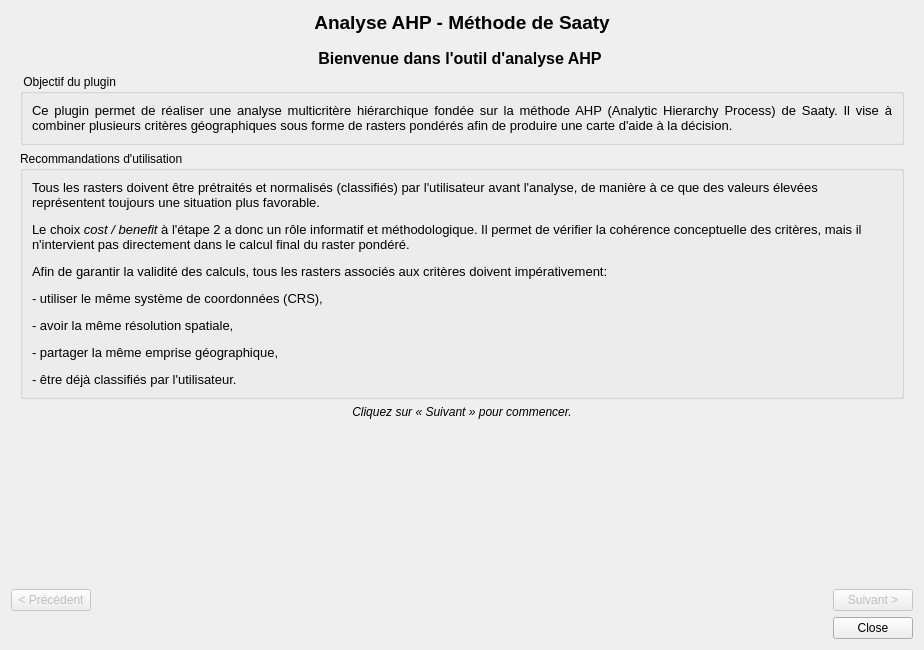
<?xml version="1.0" encoding="UTF-8"?>
<ui version="4.0">
 <class>AhpAnalysisDialogBase</class>
 <widget class="QDialog" name="AhpAnalysisDialogBase">
  <property name="geometry">
   <rect>
    <x>0</x>
    <y>0</y>
    <width>924</width>
    <height>650</height>
   </rect>
  </property>
  <property name="windowTitle">
   <string>Analyse Multicritère Hiérarchique (AHP)</string>
  </property>
  <layout class="QVBoxLayout" name="verticalLayout">
   <item>
    <widget class="QLabel" name="titleLabel">
     <property name="text">
      <string>&lt;html&gt;&lt;head/&gt;&lt;body&gt;&lt;p&gt;&lt;span style=" font-size:14pt; font-weight:600;"&gt;Analyse AHP - Méthode de Saaty&lt;/span&gt;&lt;/p&gt;&lt;/body&gt;&lt;/html&gt;</string>
     </property>
     <property name="alignment">
      <set>Qt::AlignCenter</set>
     </property>
    </widget>
   </item>
   <item>
    <widget class="QStackedWidget" name="stackedWidget">
     <property name="currentIndex">
      <number>0</number>
     </property>
     <widget class="QWidget" name="page0">
      <layout class="QVBoxLayout" name="page0Layout">
       <item>
        <widget class="QLabel" name="page0Title">
         <property name="text">
          <string>&lt;html&gt;&lt;head/&gt;&lt;body&gt;
          &lt;p align="center"&gt;
          &lt;span style=" font-size:12pt; font-weight:600;"&gt;
          Bienvenue dans l'outil d'analyse AHP
          &lt;/span&gt;
          &lt;/p&gt;
          &lt;/body&gt;&lt;/html&gt;</string>
         </property>
         <property name="alignment">
          <set>Qt::AlignCenter</set>
         </property>
        </widget>
       </item>
       <item>
        <widget class="QGroupBox" name="groupObjective">
         <property name="title">
          <string> Objectif du plugin</string>
         </property>
         <layout class="QVBoxLayout" name="groupObjectiveLayout">
          <item>
           <widget class="QLabel" name="objectiveLabel">
            <property name="text">
             <string>&lt;html&gt;&lt;head/&gt;&lt;body&gt;&lt;p align="justify"&gt;&lt;span style=" font-size:10pt;"&gt;Ce plugin permet de réaliser une analyse multicritère hiérarchique fondée sur la méthode AHP (Analytic Hierarchy Process) de Saaty. Il vise à combiner plusieurs critères géographiques sous forme de rasters pondérés afin de produire une carte d'aide à la décision.&lt;/span&gt;&lt;/p&gt;&lt;/body&gt;&lt;/html&gt;</string>
            </property>
            <property name="wordWrap">
             <bool>true</bool>
            </property>
           </widget>
          </item>
         </layout>
        </widget>
       </item>
       <item>
        <widget class="QGroupBox" name="groupPrerequisites">
         <property name="mouseTracking">
          <bool>false</bool>
         </property>
         <property name="autoFillBackground">
          <bool>false</bool>
         </property>
         <property name="title">
          <string>Recommandations d'utilisation</string>
         </property>
         <property name="flat">
          <bool>false</bool>
         </property>
         <layout class="QVBoxLayout" name="groupPrerequisitesLayout">
          <item>
           <widget class="QLabel" name="prereqLabel">
            <property name="text">
             <string>&lt;html&gt;&lt;head/&gt;&lt;body&gt;&lt;p&gt;&lt;span style=" font-size:10pt;"&gt;Tous les rasters doivent être prétraités et normalisés (classifiés) par l'utilisateur avant l'analyse, de manière à ce que des valeurs élevées représentent toujours une situation plus favorable.&lt;/span&gt;&lt;/p&gt;&lt;p&gt;&lt;span style=" font-size:10pt;"&gt;Le choix &lt;/span&gt;&lt;span style=" font-size:10pt; font-style:italic;"&gt;cost / benefit&lt;/span&gt;&lt;span style=" font-size:10pt;"&gt; à l'étape 2 a donc un rôle informatif et méthodologique. Il permet de vérifier la cohérence conceptuelle des critères, mais il n'intervient pas directement dans le calcul final du raster pondéré.&lt;/span&gt;&lt;/p&gt;&lt;p&gt;&lt;span style=" font-size:10pt;"&gt;Afin de garantir la validité des calculs, tous les rasters associés aux critères doivent impérativement:&lt;/span&gt;&lt;/p&gt;&lt;p&gt;&lt;span style=" font-size:10pt;"&gt;- utiliser le même système de coordonnées (CRS),&lt;/span&gt;&lt;/p&gt;&lt;p&gt;&lt;span style=" font-size:10pt;"&gt;- avoir la même résolution spatiale,&lt;/span&gt;&lt;/p&gt;&lt;p&gt;&lt;span style=" font-size:10pt;"&gt;- partager la même emprise géographique,&lt;/span&gt;&lt;/p&gt;&lt;p&gt;&lt;span style=" font-size:10pt;"&gt;- être déjà classifiés par l'utilisateur.&lt;/span&gt;&lt;/p&gt;&lt;/body&gt;&lt;/html&gt;</string>
            </property>
            <property name="wordWrap">
             <bool>true</bool>
            </property>
           </widget>
          </item>
         </layout>
        </widget>
       </item>
       <item>
        <widget class="QLabel" name="page0Footer">
         <property name="text">
          <string>&lt;html&gt;&lt;head/&gt;&lt;body&gt;&lt;p&gt;&lt;span style=" font-style:italic;"&gt;Cliquez sur « Suivant » pour commencer.&lt;/span&gt;&lt;/p&gt;&lt;/body&gt;&lt;/html&gt;</string>
         </property>
         <property name="alignment">
          <set>Qt::AlignCenter</set>
         </property>
        </widget>
       </item>
       <item>
        <spacer name="page0Spacer">
         <property name="orientation">
          <enum>Qt::Vertical</enum>
         </property>
         <property name="sizeHint" stdset="0">
          <size>
           <width>20</width>
           <height>40</height>
          </size>
         </property>
        </spacer>
       </item>
      </layout>
     </widget>
     <widget class="QWidget" name="page1">
      <layout class="QVBoxLayout" name="page1Layout">
       <item>
        <widget class="QLabel" name="page1Title">
         <property name="text">
          <string>&lt;html&gt;&lt;head/&gt;&lt;body&gt;&lt;p&gt;&lt;span style=" font-size:12pt; font-weight:600;"&gt;Étape 1/4 : Définition des critères&lt;/span&gt;&lt;/p&gt;&lt;/body&gt;&lt;/html&gt;</string>
         </property>
        </widget>
       </item>
       <item>
        <widget class="QLabel" name="page1Description">
         <property name="text">
          <string>Définissez les critères qui seront utilisés pour l'analyse multicritère.</string>
         </property>
         <property name="wordWrap">
          <bool>true</bool>
         </property>
        </widget>
       </item>
       <item>
        <widget class="QTableWidget" name="criteriaTable">
         <property name="columnCount">
          <number>1</number>
         </property>
         <column>
          <property name="text">
           <string>Critère</string>
          </property>
         </column>
        </widget>
       </item>
       <item>
        <layout class="QHBoxLayout" name="page1ButtonsLayout">
         <item>
          <widget class="QPushButton" name="addCriterionBtn">
           <property name="text">
            <string>Ajouter Critère</string>
           </property>
          </widget>
         </item>
         <item>
          <widget class="QPushButton" name="removeCriterionBtn">
           <property name="text">
            <string>Supprimer Sélection</string>
           </property>
          </widget>
         </item>
         <item>
          <widget class="QPushButton" name="clearCriteriaBtn">
           <property name="text">
            <string>Effacer Tout</string>
           </property>
          </widget>
         </item>
         <item>
          <spacer name="horizontalSpacer1">
           <property name="orientation">
            <enum>Qt::Horizontal</enum>
           </property>
           <property name="sizeHint" stdset="0">
            <size>
             <width>40</width>
             <height>20</height>
            </size>
           </property>
          </spacer>
         </item>
         <item>
          <widget class="QPushButton" name="validateCriteriaBtn">
           <property name="styleSheet">
            <string notr="true">background-color: #4CAF50; color: white; font-weight: bold;</string>
           </property>
           <property name="text">
            <string>Valider les Critères</string>
           </property>
          </widget>
         </item>
        </layout>
       </item>
       <item>
        <widget class="QLabel" name="page1StatusLabel">
         <property name="styleSheet">
          <string notr="true">color: red; font-weight: bold;</string>
         </property>
         <property name="text">
          <string/>
         </property>
        </widget>
       </item>
      </layout>
     </widget>
     <widget class="QWidget" name="page2">
      <layout class="QVBoxLayout" name="page2Layout">
       <item>
        <widget class="QLabel" name="page2Title">
         <property name="text">
          <string>&lt;html&gt;&lt;head/&gt;&lt;body&gt;&lt;p&gt;&lt;span style=" font-size:12pt; font-weight:600;"&gt;Étape 2/4 : Assignation des rasters aux critères&lt;/span&gt;&lt;/p&gt;&lt;/body&gt;&lt;/html&gt;</string>
         </property>
        </widget>
       </item>
       <item>
        <widget class="QLabel" name="page2Description">
         <property name="text">
          <string>&lt;html&gt;&lt;head/&gt;&lt;body&gt;&lt;p&gt;Associez un raster à chaque critère.&lt;span style=" font-weight:600;"/&gt;Tous les rasters doivent avoir le même CRS, résolution et emprise.&lt;/p&gt;&lt;/body&gt;&lt;/html&gt;</string>
         </property>
         <property name="wordWrap">
          <bool>true</bool>
         </property>
        </widget>
       </item>
       <item>
        <widget class="QTableWidget" name="rasterAssignmentTable">
         <property name="columnCount">
          <number>4</number>
         </property>
         <column>
          <property name="text">
           <string>Critère</string>
          </property>
         </column>
         <column>
          <property name="text">
           <string>Raster</string>
          </property>
         </column>
         <column>
          <property name="text">
           <string>Type</string>
          </property>
         </column>
         <column>
          <property name="text">
           <string>Statut</string>
          </property>
         </column>
        </widget>
       </item>
       <item>
        <widget class="QLabel" name="page2StatusLabel">
         <property name="styleSheet">
          <string notr="true">color: red; font-weight: bold;</string>
         </property>
         <property name="text">
          <string/>
         </property>
        </widget>
       </item>
      </layout>
     </widget>
     <widget class="QWidget" name="page3">
      <layout class="QVBoxLayout" name="page3Layout">
       <item>
        <widget class="QLabel" name="page3Title">
         <property name="text">
          <string>&lt;html&gt;&lt;head/&gt;&lt;body&gt;&lt;p&gt;&lt;span style=" font-size:12pt; font-weight:600;"&gt;Étape 3/4 : Matrice de comparaison pair-à-pair (Échelle de Saaty)&lt;/span&gt;&lt;/p&gt;&lt;/body&gt;&lt;/html&gt;</string>
         </property>
        </widget>
       </item>
       <item>
        <widget class="QLabel" name="page3Description">
         <property name="text">
          <string>Comparez l'importance relative de chaque paire de critères. Échelle : 1 (égal) à 9 (extrêmement plus important). La partie inférieure est calculée automatiquement.</string>
         </property>
         <property name="wordWrap">
          <bool>true</bool>
         </property>
        </widget>
       </item>
       <item>
        <widget class="QTableWidget" name="pairwiseMatrix"/>
       </item>
       <item>
        <layout class="QHBoxLayout" name="page3InfoLayout">
         <item>
          <widget class="QLabel" name="weightsLabel">
           <property name="text">
            <string>Poids calculés :</string>
           </property>
          </widget>
         </item>
         <item>
          <widget class="QLabel" name="weightsValueLabel">
           <property name="styleSheet">
            <string notr="true">font-weight: bold;</string>
           </property>
           <property name="text">
            <string>-</string>
           </property>
          </widget>
         </item>
        </layout>
       </item>
       <item>
        <layout class="QHBoxLayout" name="page3CRLayout">
         <item>
          <widget class="QLabel" name="crLabel">
           <property name="text">
            <string>Ratio de Cohérence (CR) :</string>
           </property>
          </widget>
         </item>
         <item>
          <widget class="QLabel" name="crValueLabel">
           <property name="styleSheet">
            <string notr="true">font-weight: bold;</string>
           </property>
           <property name="text">
            <string>-</string>
           </property>
          </widget>
         </item>
        </layout>
       </item>
       <item>
        <widget class="QLabel" name="page3StatusLabel">
         <property name="styleSheet">
          <string notr="true">color: red; font-weight: bold;</string>
         </property>
         <property name="text">
          <string/>
         </property>
        </widget>
       </item>
      </layout>
     </widget>
     <widget class="QWidget" name="page4">
      <layout class="QVBoxLayout" name="page4Layout">
       <item>
        <widget class="QLabel" name="page4Title">
         <property name="text">
          <string>&lt;html&gt;&lt;head/&gt;&lt;body&gt;&lt;p&gt;&lt;span style=" font-size:12pt; font-weight:600;"&gt;Étape 4/4 : Génération du raster final&lt;/span&gt;&lt;/p&gt;&lt;/body&gt;&lt;/html&gt;</string>
         </property>
        </widget>
       </item>
       <item>
        <widget class="QLabel" name="page4Description">
         <property name="text">
          <string>&lt;html&gt;&lt;head/&gt;&lt;body&gt;&lt;p&gt;Application des poids AHP aux rasters pour générer le raster final. Le résultat sera ajouté comme couche à votre projet QGIS.&lt;/p&gt;&lt;/body&gt;&lt;/html&gt;</string>
         </property>
         <property name="wordWrap">
          <bool>true</bool>
         </property>
        </widget>
       </item>
       <item>
        <widget class="QTextEdit" name="summaryTextEdit">
         <property name="readOnly">
          <bool>true</bool>
         </property>
        </widget>
       </item>
       <item>
        <widget class="QPushButton" name="generateRasterBtn">
         <property name="styleSheet">
          <string notr="true">background-color: #2196F3; color: white; font-weight: bold; padding: 10px;</string>
         </property>
         <property name="text">
          <string>Générer le Raster Final</string>
         </property>
        </widget>
       </item>
       <item>
        <widget class="QLabel" name="page4StatusLabel">
         <property name="styleSheet">
          <string notr="true">font-weight: bold;</string>
         </property>
         <property name="text">
          <string/>
         </property>
        </widget>
       </item>
       <item>
        <spacer name="verticalSpacer">
         <property name="orientation">
          <enum>Qt::Vertical</enum>
         </property>
         <property name="sizeHint" stdset="0">
          <size>
           <width>20</width>
           <height>40</height>
          </size>
         </property>
        </spacer>
       </item>
      </layout>
     </widget>
    </widget>
   </item>
   <item>
    <layout class="QHBoxLayout" name="navigationLayout">
     <item>
      <widget class="QPushButton" name="previousBtn">
       <property name="enabled">
        <bool>false</bool>
       </property>
       <property name="text">
        <string>&lt; Précédent</string>
       </property>
      </widget>
     </item>
     <item>
      <spacer name="horizontalSpacer2">
       <property name="orientation">
        <enum>Qt::Horizontal</enum>
       </property>
       <property name="sizeHint" stdset="0">
        <size>
         <width>40</width>
         <height>20</height>
        </size>
       </property>
      </spacer>
     </item>
     <item>
      <widget class="QPushButton" name="nextBtn">
       <property name="enabled">
        <bool>false</bool>
       </property>
       <property name="text">
        <string>Suivant &gt;</string>
       </property>
      </widget>
     </item>
    </layout>
   </item>
   <item>
    <widget class="QDialogButtonBox" name="button_box">
     <property name="orientation">
      <enum>Qt::Horizontal</enum>
     </property>
     <property name="standardButtons">
      <set>QDialogButtonBox::Close</set>
     </property>
    </widget>
   </item>
  </layout>
 </widget>
 <resources/>
 <connections>
  <connection>
   <sender>button_box</sender>
   <signal>rejected()</signal>
   <receiver>AhpAnalysisDialogBase</receiver>
   <slot>reject()</slot>
   <hints>
    <hint type="sourcelabel">
     <x>20</x>
     <y>20</y>
    </hint>
    <hint type="destinationlabel">
     <x>20</x>
     <y>20</y>
    </hint>
   </hints>
  </connection>
 </connections>
</ui>
